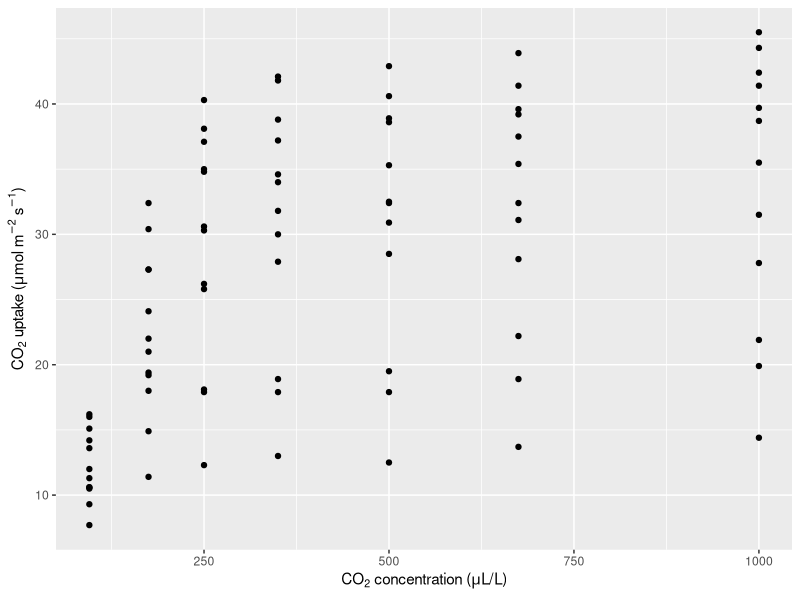
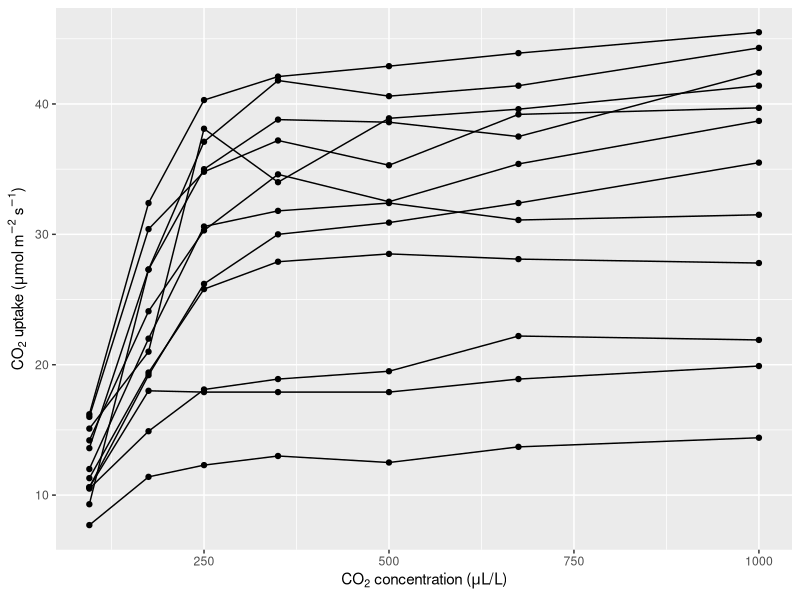
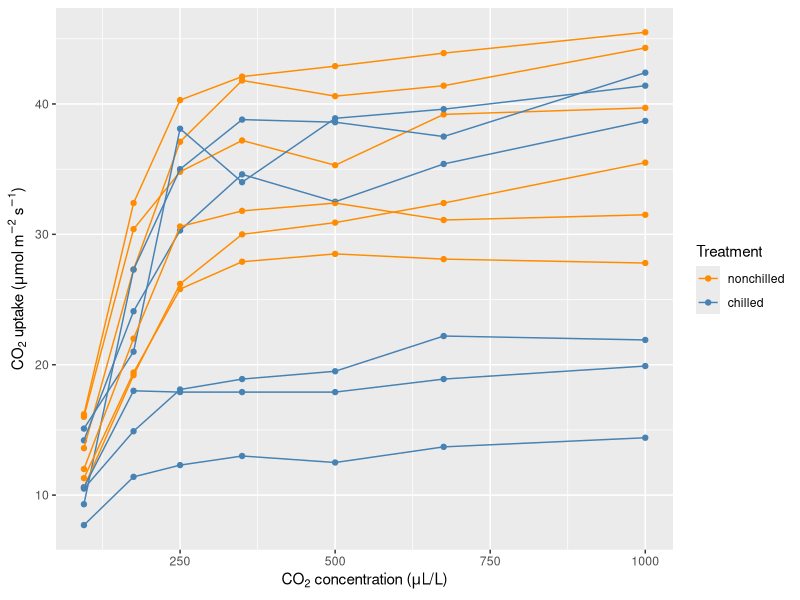
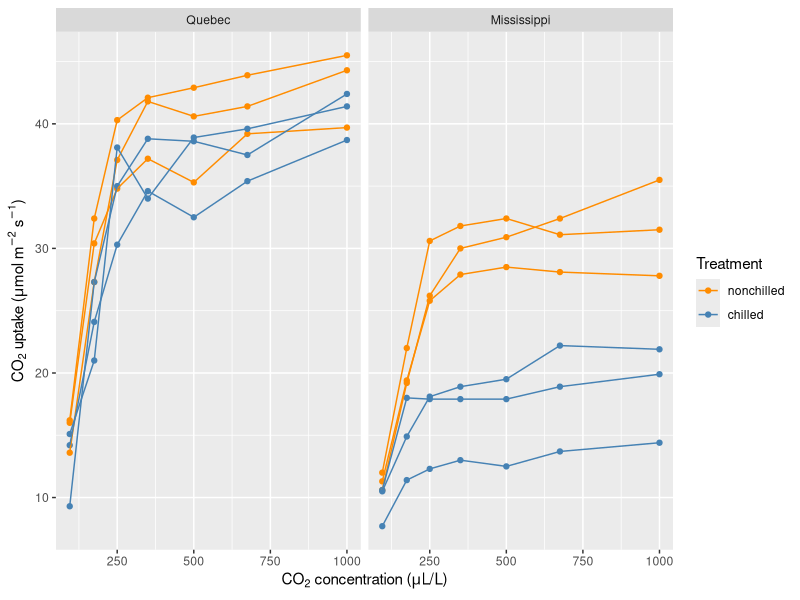

The R source for these figures, in order:
## ---- chunk 1

knitr::opts_chunk$set(
  echo = TRUE,
  message = FALSE,
  warning = FALSE,
  cache = FALSE,
  fig.align = "center",
  fig.width = 5,
  fig.height = 4,
  dev = "png"
)
options(scipen = 999)
## ---- chunk 2
knitr::include_graphics(
  "https://upload.wikimedia.org/wikipedia/commons/1/19/Echinochloa_crus-galli01.jpg"
)
## ---- chunk 3
library(tidyverse)

co2 <-
  CO2 %>%
  as_tibble() %>%
  rename(Concentration = conc, Origin = Type, Uptake = uptake) %>%
  mutate(Plant = factor(Plant, ordered = FALSE))

ggplot(co2, aes(Concentration, Uptake)) +
  geom_point() +
  labs(
    x = expression(paste("CO"[2], " concentration (", mu, "L/L)")),
    y = expression(paste("CO"[2], " uptake (", mu, "mol ", m^{-2}, " ", s^{-1}, ")"))
  )
## ---- chunk 4
ggplot(co2, aes(Concentration, Uptake, group = Plant)) +
  geom_point() +
  geom_line() +
  labs(
    x = expression(paste("CO"[2], " concentration (", mu, "L/L)")),
    y = expression(paste("CO"[2], " uptake (", mu, "mol ", m^{-2}, " ", s^{-1}, ")"))
  )
## ---- chunk 5
ggplot(co2, aes(Concentration, Uptake, group = Plant, color = Treatment)) +
  geom_point() +
  geom_line() +
  scale_color_manual(values = c("dark orange", "steel blue")) +
  labs(
    x = expression(paste("CO"[2], " concentration (", mu, "L/L)")),
    y = expression(paste("CO"[2], " uptake (", mu, "mol ", m^{-2}, " ", s^{-1}, ")"))
  )
## ---- chunk 6
ggplot(co2, aes(Concentration, Uptake, group = Plant, color = Treatment)) +
  geom_point() +
  geom_line() +
  facet_wrap("Origin") + # or vars(Origin) or ~ Origin
  scale_color_manual(values = c("dark orange", "steel blue")) +
  labs(
    x = expression(paste("CO"[2], " concentration (", mu, "L/L)")),
    y = expression(paste("CO"[2], " uptake (", mu, "mol ", m^{-2}, " ", s^{-1}, ")"))
  )
## ---- chunk 7
co2_1000 <-
  co2 %>%
  filter(Concentration == 1000)

co2_1000 %>%
  group_by(Origin, Treatment) %>%
  summarise(Plants = n(), Mean_uptake = mean(Uptake), .groups = "drop") %>%
  knitr::kable(digits = 2)
## ---- chunk 8
plant_model <- lm(Uptake ~ Origin * Treatment, data = co2_1000)
summary(plant_model)
## ---- chunk 9
co2_1000_mississippi <-
  co2_1000 %>%
  mutate(Origin = relevel(Origin, ref = "Mississippi"))

mississippi_model <-
  lm(Uptake ~ Origin * Treatment, data = co2_1000_mississippi)

summary(mississippi_model)
